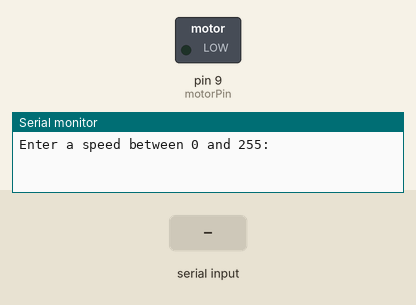
Bench run of a sketch on a simulated Arduino Uno, built with avr-gcc and run on an emulated ATmega328P. Shown: switched loads named in the sketch (green lamp = pin HIGH), the last lines printed to the serial monitor. The test bench sets the inputs (shaded band).

Above: at 1.2 s.
1.3 s: "90,45\n" received over Serial
At 2.5 s:
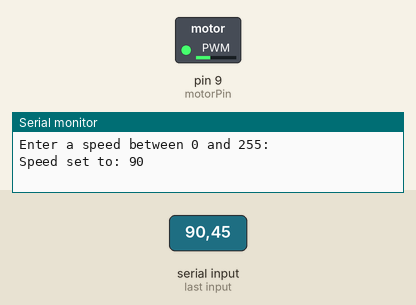
2.8 s: "30,150\n" received over Serial
At 3.7 s:
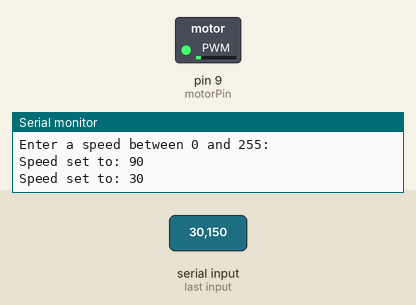
4.3 s: "200\n" received over Serial
At 4.7 s:
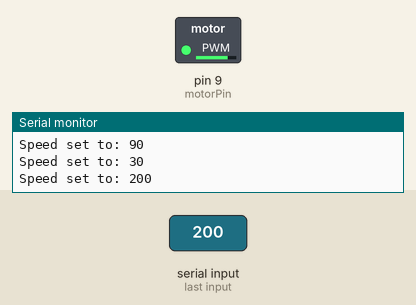
5.8 s: "90\n" received over Serial
At 7.0 s:
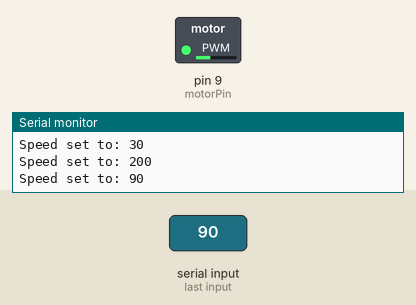
Timing chart, 0 to 8.3 s (numbered marks = the images above; inputs shaded):
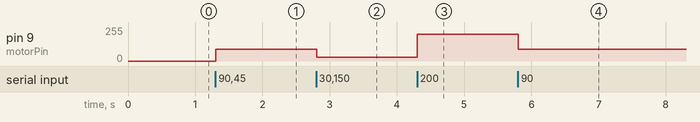

The sketch:

motorspeed.ino
```cpp
int motorPin = 9;
int speed = 0;

void setup() {
  pinMode(motorPin, OUTPUT);
  analogWrite(motorPin, speed);
  Serial.begin(9600);
  Serial.println("Enter a speed between 0 and 255:");
}

void loop() {
  if (Serial.available() > 0) {
    String input = Serial.readStringUntil('\n');
    int newSpeed = input.toInt();

    if (newSpeed >= 0 && newSpeed <= 255) {
      speed = newSpeed;
      analogWrite(motorPin, speed);
      Serial.print("Speed set to: ");
      Serial.println(speed);
    } else {
      Serial.println("Invalid input. Enter a value between 0 and 255.");
    }
  }
}
```

Measured:
- after the input at 1.3 s, pin 9 (motorPin): 0/255 → 90/255 at once
- after the input at 2.8 s, pin 9 (motorPin): 90/255 → 30/255 at once
- after the input at 4.3 s, pin 9 (motorPin): 30/255 → 200/255 at once
- after the input at 5.8 s, pin 9 (motorPin): 200/255 → 90/255 at once
